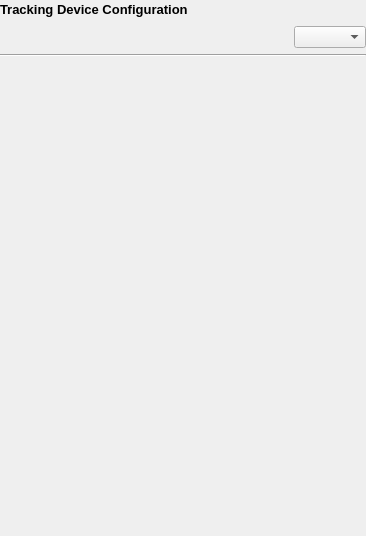
<?xml version="1.0" encoding="UTF-8"?>
<ui version="4.0">
 <class>QmitkTrackingDeviceConfigurationWidgetControls</class>
 <widget class="QWidget" name="QmitkTrackingDeviceConfigurationWidgetControls">
  <property name="geometry">
   <rect>
    <x>0</x>
    <y>0</y>
    <width>366</width>
    <height>536</height>
   </rect>
  </property>
  <property name="sizePolicy">
   <sizepolicy hsizetype="Expanding" vsizetype="Preferred">
    <horstretch>0</horstretch>
    <verstretch>0</verstretch>
   </sizepolicy>
  </property>
  <property name="windowTitle">
   <string>Form</string>
  </property>
  <layout class="QVBoxLayout" name="verticalLayout_13">
   <item>
    <widget class="QStackedWidget" name="mainWidget">
     <property name="lineWidth">
      <number>0</number>
     </property>
     <property name="currentIndex">
      <number>0</number>
     </property>
     <widget class="QWidget" name="page">
      <layout class="QVBoxLayout" name="verticalLayout_12">
       <item>
        <layout class="QVBoxLayout" name="mainLayout">
         <item>
          <layout class="QHBoxLayout" name="horizontalLayout_2">
           <item>
            <widget class="QLabel" name="widget_title_label">
             <property name="text">
              <string>&lt;!DOCTYPE HTML PUBLIC &quot;-//W3C//DTD HTML 4.0//EN&quot; &quot;http://www.w3.org/TR/REC-html40/strict.dtd&quot;&gt;
&lt;html&gt;&lt;head&gt;&lt;meta name=&quot;qrichtext&quot; content=&quot;1&quot; /&gt;&lt;style type=&quot;text/css&quot;&gt;
p, li { white-space: pre-wrap; }
&lt;/style&gt;&lt;/head&gt;&lt;body style=&quot; font-family:'MS Shell Dlg 2'; font-size:7.8pt; font-weight:400; font-style:normal;&quot;&gt;
&lt;p style=&quot; margin-top:0px; margin-bottom:0px; margin-left:0px; margin-right:0px; -qt-block-indent:0; text-indent:0px;&quot;&gt;&lt;span style=&quot; font-size:10pt; font-weight:600;&quot;&gt;Tracking Device Configuration&lt;/span&gt;&lt;/p&gt;&lt;/body&gt;&lt;/html&gt;</string>
             </property>
            </widget>
           </item>
           <item>
            <spacer name="horizontalSpacer_7">
             <property name="orientation">
              <enum>Qt::Horizontal</enum>
             </property>
             <property name="sizeHint" stdset="0">
              <size>
               <width>40</width>
               <height>20</height>
              </size>
             </property>
            </spacer>
           </item>
          </layout>
         </item>
         <item>
          <layout class="QHBoxLayout" name="horizontalLayout">
           <item>
            <spacer name="horizontalSpacer">
             <property name="orientation">
              <enum>Qt::Horizontal</enum>
             </property>
             <property name="sizeHint" stdset="0">
              <size>
               <width>128</width>
               <height>20</height>
              </size>
             </property>
            </spacer>
           </item>
           <item>
            <widget class="QComboBox" name="m_TrackingDeviceChooser">
             <property name="sizePolicy">
              <sizepolicy hsizetype="Minimum" vsizetype="Fixed">
               <horstretch>0</horstretch>
               <verstretch>0</verstretch>
              </sizepolicy>
             </property>
            </widget>
           </item>
          </layout>
         </item>
         <item>
          <widget class="Line" name="line">
           <property name="orientation">
            <enum>Qt::Horizontal</enum>
           </property>
          </widget>
         </item>
         <item>
          <widget class="QStackedWidget" name="m_TrackingSystemWidget">
           <property name="enabled">
            <bool>true</bool>
           </property>
           <property name="currentIndex">
            <number>-1</number>
           </property>
          </widget>
         </item>
         <item>
          <spacer name="verticalSpacer_9">
           <property name="orientation">
            <enum>Qt::Vertical</enum>
           </property>
           <property name="sizeHint" stdset="0">
            <size>
             <width>20</width>
             <height>50</height>
            </size>
           </property>
          </spacer>
         </item>
        </layout>
       </item>
      </layout>
     </widget>
     <widget class="QWidget" name="page_3">
      <layout class="QVBoxLayout" name="verticalLayout_15">
       <item>
        <layout class="QVBoxLayout" name="simpleLayout">
         <property name="spacing">
          <number>0</number>
         </property>
        </layout>
       </item>
       <item>
        <spacer name="verticalSpacer_6">
         <property name="orientation">
          <enum>Qt::Vertical</enum>
         </property>
         <property name="sizeHint" stdset="0">
          <size>
           <width>20</width>
           <height>289</height>
          </size>
         </property>
        </spacer>
       </item>
      </layout>
     </widget>
     <widget class="QWidget" name="page_2">
      <layout class="QVBoxLayout" name="verticalLayout_5">
       <item>
        <widget class="QScrollArea" name="dummyArea">
         <property name="widgetResizable">
          <bool>true</bool>
         </property>
         <widget class="QWidget" name="scrollAreaWidgetContents">
          <property name="geometry">
           <rect>
            <x>0</x>
            <y>0</y>
            <width>98</width>
            <height>31</height>
           </rect>
          </property>
          <layout class="QVBoxLayout" name="verticalLayout_4">
           <item>
            <layout class="QVBoxLayout" name="dummyLayout"/>
           </item>
           <item>
            <spacer name="verticalSpacer_5">
             <property name="orientation">
              <enum>Qt::Vertical</enum>
             </property>
             <property name="sizeHint" stdset="0">
              <size>
               <width>20</width>
               <height>269</height>
              </size>
             </property>
            </spacer>
           </item>
          </layout>
         </widget>
        </widget>
       </item>
      </layout>
     </widget>
    </widget>
   </item>
   <item>
    <widget class="QWidget" name="dummyWidget" native="true">
     <property name="maximumSize">
      <size>
       <width>16777215</width>
       <height>0</height>
      </size>
     </property>
     <layout class="QVBoxLayout" name="verticalLayout_2"/>
    </widget>
   </item>
   <item>
    <spacer name="verticalSpacer_7">
     <property name="orientation">
      <enum>Qt::Vertical</enum>
     </property>
     <property name="sizeHint" stdset="0">
      <size>
       <width>20</width>
       <height>40</height>
      </size>
     </property>
    </spacer>
   </item>
  </layout>
 </widget>
 <layoutdefault spacing="6" margin="0"/>
 <resources/>
 <connections/>
</ui>
